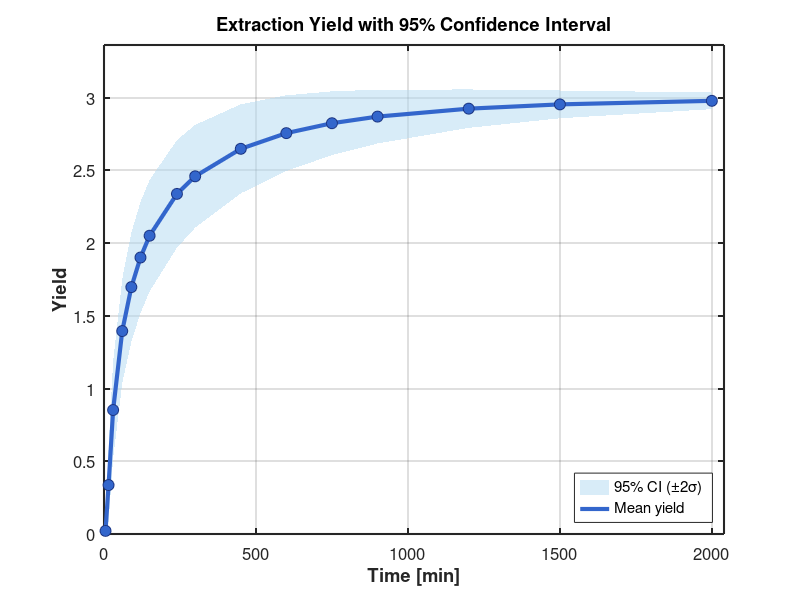
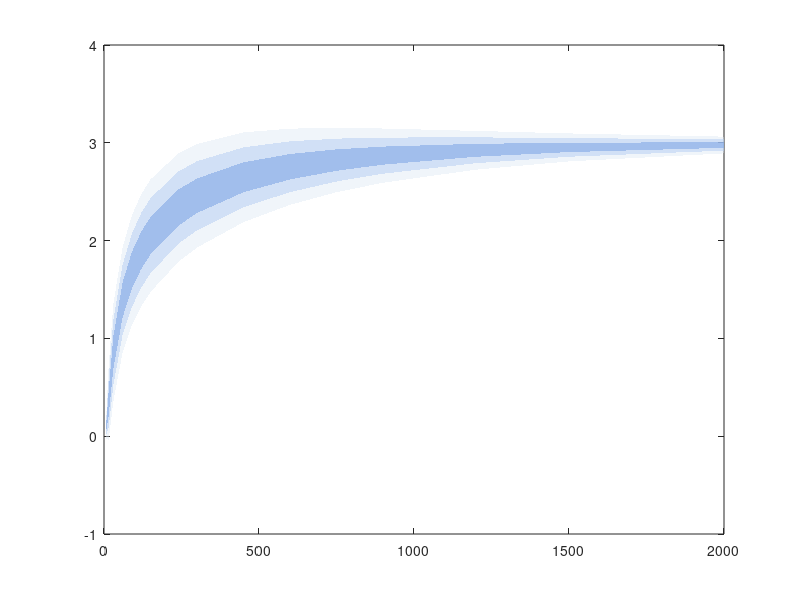

MATLAB code to generate these figures, in order: (Note: this script raises an error after producing the figures.)
% Plot Yield vs Time with Time-Varying Confidence Bounds
% This script creates professional plots showing extraction yield evolution
% with shaded confidence intervals based on time-varying standard deviation

clear; close all; clc;

%% Data Entry
% Time points [min]
time = [5, 15, 30, 60, 90, 120, 150, 240, 300, 450, 600, 750, 900, 1200, 1500, 2000]';

% Mean yield
mean_yield = [0.0213, 0.3364, 0.8522, 1.3949, 1.6970, 1.9004, 2.0502, ...
              2.3378, 2.4585, 2.6475, 2.7553, 2.8234, 2.8689, 2.9235, ...
              2.9529, 2.9773]';

% Standard deviation
std_yield = [0.0125, 0.1262, 0.1667, 0.1794, 0.1874, 0.1911, 0.1918, ...
             0.1849, 0.1767, 0.1530, 0.1299, 0.1096, 0.0924, 0.0660, ...
             0.0477, 0.0286]';

%% Calculate confidence bounds
% Using ±1σ (68% confidence)
upper_1sigma = mean_yield + std_yield;
lower_1sigma = mean_yield - std_yield;

% Using ±2σ (95% confidence)
upper_2sigma = mean_yield + 2*std_yield;
lower_2sigma = mean_yield - 2*std_yield;

% Using ±3σ (99.7% confidence)
upper_3sigma = mean_yield + 3*std_yield;
lower_3sigma = mean_yield - 3*std_yield;

%% Figure 1: Single confidence bound (2σ)
figure('Position', [100, 100, 1000, 600]);

% Create filled area for confidence bounds
fill([time; flipud(time)], [upper_2sigma; flipud(lower_2sigma)], ...
    [0.7 0.85 0.95], 'EdgeColor', 'none', 'FaceAlpha', 0.5); hold on;

% Plot mean yield curve
plot(time, mean_yield, 'b-', 'LineWidth', 3, 'Color', [0.2 0.4 0.8]);
plot(time, mean_yield, 'bo', 'MarkerSize', 8, 'MarkerFaceColor', [0.2 0.4 0.8], ...
    'MarkerEdgeColor', [0.1 0.2 0.5]);

% Formatting
xlabel('Time [min]', 'FontSize', 14, 'FontWeight', 'bold');
ylabel('Yield', 'FontSize', 14, 'FontWeight', 'bold');
title('Extraction Yield with 95% Confidence Interval', 'FontSize', 16, 'FontWeight', 'bold');
legend('95% CI (±2\sigma)', 'Mean yield', 'Location', 'southeast', 'FontSize', 12);
grid on;
set(gca, 'FontSize', 12, 'LineWidth', 1.5);
xlim([0, max(time)*1.02]);
ylim([0, max(upper_2sigma)*1.1]);

%% Figure 2: Multiple confidence levels
figure('Position', [120, 120, 1000, 600]);

% Plot 3σ (outermost, lightest)
fill([time; flipud(time)], [upper_3sigma; flipud(lower_3sigma)], ...
    [0.85 0.9 0.95], 'EdgeColor', 'none', 'FaceAlpha', 0.4); hold on;

% Plot 2σ (middle)
fill([time; flipud(time)], [upper_2sigma; flipud(lower_2sigma)], ...
    [0.7 0.8 0.95], 'EdgeColor', 'none', 'FaceAlpha', 0.5);

% Plot 1σ (innermost, darkest)
fill([time; flipud(time)], [upper_1sigma; flipud(lower_1sigma)], ...
    [0.5 0.65 0.9], 'EdgeColor', 'none', 'FaceAlpha', 0.6);

% Plot mean yield curve
yyaxis left
plot(time, mean_yield, 'b-', 'LineWidth', 3, 'Color', [0.1 0.3 0.7]);
plot(time, mean_yield, 'bo', 'MarkerSize', 8, 'MarkerFaceColor', [0.1 0.3 0.7], ...
    'MarkerEdgeColor', [0.05 0.15 0.4])

% Formatting
xlabel('Time [min]', 'FontSize', 14, 'FontWeight', 'bold');
ylabel('Yield', 'FontSize', 14, 'FontWeight', 'bold');

xlim([0, max(time)*1.02]);
ylim([0, max(upper_3sigma)*1.1]);

yyaxis right
plot(time, std_yield, 'k', 'LineWidth', 3)
ylabel('$\sigma$', 'FontSize', 14, 'FontWeight', 'bold');

%title('Extraction Yield with Multiple Confidence Levels', 'FontSize', 16, 'FontWeight', 'bold');
legend('99.7% CI', '95% CI', '68% CI', ...
    'Mean yield', '$\sigma$' ,'Location', 'best', 'FontSize', 11); legend box off;
grid on;
set(gca, 'FontSize', 12, 'LineWidth', 1.5);

%% Figure 3: Log time scale
figure('Position', [140, 140, 1000, 600]);

% Create filled area for confidence bounds (2σ)
fill([time; flipud(time)], [upper_2sigma; flipud(lower_2sigma)], ...
    [0.7 0.85 0.95], 'EdgeColor', 'none', 'FaceAlpha', 0.5); hold on;

% Plot mean yield curve
plot(time, mean_yield, 'b-', 'LineWidth', 3, 'Color', [0.2 0.4 0.8]);
plot(time, mean_yield, 'bo', 'MarkerSize', 8, 'MarkerFaceColor', [0.2 0.4 0.8], ...
    'MarkerEdgeColor', [0.1 0.2 0.5]);

% Formatting
xlabel('Time [min]', 'FontSize', 14, 'FontWeight', 'bold');
ylabel('Yield', 'FontSize', 14, 'FontWeight', 'bold');
title('Extraction Yield (Log Time Scale)', 'FontSize', 16, 'FontWeight', 'bold');
legend('95% CI (±2\sigma)', 'Mean yield', 'Location', 'southeast', 'FontSize', 12);
grid on;
set(gca, 'XScale', 'log', 'FontSize', 12, 'LineWidth', 1.5);
xlim([min(time)*0.8, max(time)*1.2]);
ylim([0, max(upper_2sigma)*1.1]);

%% Figure 4: Yield and uncertainty evolution (dual plot)
figure('Position', [160, 160, 1200, 900]);

% Top panel: Yield with confidence bounds
subplot(2,1,1)
fill([time; flipud(time)], [upper_2sigma; flipud(lower_2sigma)], ...
    [0.7 0.85 0.95], 'EdgeColor', 'none', 'FaceAlpha', 0.5); hold on;
plot(time, mean_yield, 'b-', 'LineWidth', 3, 'Color', [0.2 0.4 0.8]);
plot(time, mean_yield, 'bo', 'MarkerSize', 8, 'MarkerFaceColor', [0.2 0.4 0.8]);
ylabel('Yield', 'FontSize', 13, 'FontWeight', 'bold');
title('Extraction Yield Evolution with Confidence Bounds', 'FontSize', 14, 'FontWeight', 'bold');
legend('95% CI', 'Mean yield', 'Location', 'southeast', 'FontSize', 11);
grid on;
set(gca, 'FontSize', 11, 'LineWidth', 1.5);
xlim([0, max(time)*1.02]);

% Bottom panel: Standard deviation evolution
subplot(2,1,2)
area(time, std_yield, 'FaceColor', [0.9 0.5 0.4], 'FaceAlpha', 0.6, 'EdgeColor', 'none'); hold on;
plot(time, std_yield, 'r-', 'LineWidth', 2.5, 'Color', [0.7 0.2 0.2]);
plot(time, std_yield, 'ro', 'MarkerSize', 7, 'MarkerFaceColor', [0.8 0.3 0.3]);
xlabel('Time [min]', 'FontSize', 13, 'FontWeight', 'bold');
ylabel('Standard Deviation', 'FontSize', 13, 'FontWeight', 'bold');
title('Time-Varying Uncertainty', 'FontSize', 14, 'FontWeight', 'bold');
grid on;
set(gca, 'FontSize', 11, 'LineWidth', 1.5);
xlim([0, max(time)*1.02]);
ylim([0, max(std_yield)*1.1]);

%% Figure 5: Coefficient of variation
figure('Position', [180, 180, 1000, 600]);

% Calculate coefficient of variation (CV = std/mean * 100%)
CV = 100 * std_yield ./ mean_yield;

% Create dual y-axis plot
yyaxis left
fill([time; flipud(time)], [upper_2sigma; flipud(lower_2sigma)], ...
    [0.7 0.85 0.95], 'EdgeColor', 'none', 'FaceAlpha', 0.4); hold on;
plot(time, mean_yield, 'b-', 'LineWidth', 3, 'Color', [0.2 0.4 0.8]);
plot(time, mean_yield, 'bo', 'MarkerSize', 8, 'MarkerFaceColor', [0.2 0.4 0.8]);
ylabel('Yield', 'FontSize', 13, 'FontWeight', 'bold');
set(gca, 'YColor', [0.2 0.4 0.8]);

yyaxis right
plot(time, CV, 'r-', 'LineWidth', 2.5, 'Color', [0.8 0.2 0.2]);
plot(time, CV, 'rs', 'MarkerSize', 7, 'MarkerFaceColor', [0.8 0.3 0.3]);
ylabel('Coefficient of Variation [%]', 'FontSize', 13, 'FontWeight', 'bold');
set(gca, 'YColor', [0.8 0.2 0.2]);

% Formatting
xlabel('Time [min]', 'FontSize', 13, 'FontWeight', 'bold');
title('Yield and Relative Uncertainty', 'FontSize', 14, 'FontWeight', 'bold');
legend('95% CI', 'Mean yield', 'CV%', 'Location', 'northeast', 'FontSize', 11);
grid on;
set(gca, 'FontSize', 11, 'LineWidth', 1.5);
xlim([0, max(time)*1.02]);

%% Figure 6: Publication-quality plot (minimalist design)
figure('Position', [200, 200, 1000, 700]);

% Very light confidence band
fill([time; flipud(time)], [upper_2sigma; flipud(lower_2sigma)], ...
    [0.8 0.9 0.98], 'EdgeColor', [0.6 0.75 0.9], 'LineWidth', 1, 'FaceAlpha', 0.6); hold on;

% Plot mean yield with smooth interpolation for visualization
time_interp = linspace(min(time), max(time), 200)';
mean_interp = interp1(time, mean_yield, time_interp, 'pchip');
plot(time_interp, mean_interp, '-', 'LineWidth', 2.5, 'Color', [0.15 0.35 0.75]);

% Overlay actual data points
plot(time, mean_yield, 'o', 'MarkerSize', 9, 'MarkerFaceColor', [0.15 0.35 0.75], ...
    'MarkerEdgeColor', [1 1 1], 'LineWidth', 1.5);

% Formatting
xlabel('Time [min]', 'FontSize', 14, 'FontWeight', 'bold');
ylabel('Yield', 'FontSize', 14, 'FontWeight', 'bold');
title('Supercritical Fluid Extraction Yield Profile', 'FontSize', 15, 'FontWeight', 'bold');
legend('95% Confidence Interval', 'Yield curve', 'Experimental data', ...
    'Location', 'southeast', 'FontSize', 12, 'Box', 'off');
grid on;
box on;
set(gca, 'FontSize', 12, 'LineWidth', 1.5, 'GridAlpha', 0.3);
xlim([0, max(time)*1.02]);
ylim([0, max(upper_2sigma)*1.1]);

%% Figure 7: Comprehensive dashboard
figure('Position', [220, 100, 1400, 900]);

% Panel 1: Main yield plot
subplot(2,3,[1,2,4,5])
fill([time; flipud(time)], [upper_2sigma; flipud(lower_2sigma)], ...
    [0.7 0.85 0.95], 'EdgeColor', 'none', 'FaceAlpha', 0.5); hold on;
plot(time, mean_yield, 'b-', 'LineWidth', 3.5, 'Color', [0.2 0.4 0.8]);
plot(time, mean_yield, 'bo', 'MarkerSize', 10, 'MarkerFaceColor', [0.2 0.4 0.8], ...
    'MarkerEdgeColor', [0.1 0.2 0.5], 'LineWidth', 2);
xlabel('Time [min]', 'FontSize', 13, 'FontWeight', 'bold');
ylabel('Yield', 'FontSize', 13, 'FontWeight', 'bold');
title('Extraction Yield with 95% Confidence Interval', 'FontSize', 14, 'FontWeight', 'bold');
legend('95% CI', 'Mean yield', 'Location', 'southeast', 'FontSize', 12);
grid on;
set(gca, 'FontSize', 12, 'LineWidth', 1.5);
xlim([0, max(time)*1.02]);

% Panel 2: Standard deviation
subplot(2,3,3)
bar(time, std_yield, 'FaceColor', [0.8 0.3 0.3], 'EdgeColor', 'none', 'FaceAlpha', 0.7);
xlabel('Time [min]', 'FontSize', 11, 'FontWeight', 'bold');
ylabel('\sigma', 'FontSize', 11, 'FontWeight', 'bold');
title('Standard Deviation', 'FontSize', 12, 'FontWeight', 'bold');
grid on;
set(gca, 'FontSize', 10);
xlim([0, max(time)*1.1]);

% Panel 3: Coefficient of variation
subplot(2,3,6)
CV = 100 * std_yield ./ mean_yield;
plot(time, CV, 'r-o', 'LineWidth', 2.5, 'MarkerSize', 7, ...
    'MarkerFaceColor', [0.8 0.3 0.3], 'Color', [0.7 0.2 0.2]);
xlabel('Time [min]', 'FontSize', 11, 'FontWeight', 'bold');
ylabel('CV [%]', 'FontSize', 11, 'FontWeight', 'bold');
title('Relative Uncertainty', 'FontSize', 12, 'FontWeight', 'bold');
grid on;
set(gca, 'FontSize', 10);
xlim([0, max(time)*1.02]);

%% Figure 8: Extraction rate with uncertainty
figure('Position', [240, 120, 1000, 600]);

% Calculate extraction rate (derivative of yield)
dt = diff(time);
dyield = diff(mean_yield);
rate = dyield ./ dt;
time_rate = time(1:end-1) + dt/2;  % Midpoint times

% Propagate uncertainty for rate (simplified)
dstd = diff(std_yield);
rate_std = sqrt((std_yield(1:end-1)./dt).^2 + (std_yield(2:end)./dt).^2);

% Plot rate with confidence bounds
upper_rate = rate + 2*rate_std;
lower_rate = rate - 2*rate_std;
lower_rate(lower_rate < 0) = 0;  % Rate cannot be negative

fill([time_rate; flipud(time_rate)], [upper_rate; flipud(lower_rate)], ...
    [0.9 0.7 0.5], 'EdgeColor', 'none', 'FaceAlpha', 0.5); hold on;
plot(time_rate, rate, 'r-', 'LineWidth', 3, 'Color', [0.8 0.3 0.2]);
plot(time_rate, rate, 'ro', 'MarkerSize', 8, 'MarkerFaceColor', [0.8 0.3 0.2]);

xlabel('Time [min]', 'FontSize', 14, 'FontWeight', 'bold');
ylabel('Extraction Rate [yield/min]', 'FontSize', 14, 'FontWeight', 'bold');
title('Extraction Rate with Uncertainty', 'FontSize', 16, 'FontWeight', 'bold');
legend('95% CI', 'Rate', 'Location', 'northeast', 'FontSize', 12);
grid on;
set(gca, 'FontSize', 12, 'LineWidth', 1.5);
xlim([0, max(time)*1.02]);

%% Print summary statistics
fprintf('\n========================================\n');
fprintf('YIELD CURVE STATISTICS\n');
fprintf('========================================\n\n');

fprintf('Time Point Analysis:\n');
fprintf('%-10s %-12s %-12s %-12s %-12s %-12s\n', ...
    'Time[min]', 'Yield', 'Std Dev', 'CV[%]', 'Lower95', 'Upper95');
fprintf('%-10s %-12s %-12s %-12s %-12s %-12s\n', ...
    '--------', '-----', '-------', '-----', '-------', '-------');
for i = 1:length(time)
    fprintf('%-10d %-12.4f %-12.4f %-12.2f %-12.4f %-12.4f\n', ...
        time(i), mean_yield(i), std_yield(i), CV(i), lower_2sigma(i), upper_2sigma(i));
end

fprintf('\n\nKey Statistics:\n');
fprintf('Initial yield (t=5 min): %.4f ± %.4f\n', mean_yield(1), std_yield(1));
fprintf('Final yield (t=2000 min): %.4f ± %.4f\n', mean_yield(end), std_yield(end));
fprintf('Maximum std deviation: %.4f at t=%d min\n', max(std_yield), time(std_yield==max(std_yield)));
fprintf('Minimum std deviation: %.4f at t=%d min\n', min(std_yield), time(std_yield==min(std_yield)));
fprintf('Maximum CV: %.2f%% at t=%d min\n', max(CV), time(CV==max(CV)));
fprintf('Minimum CV: %.2f%% at t=%d min\n', min(CV), time(CV==min(CV)));

fprintf('\nUncertainty Characteristics:\n');
fprintf('Std deviation peaks at t=150 min (σ=%.4f)\n', max(std_yield));
fprintf('Uncertainty decreases %d%% from peak to final (σ: %.4f → %.4f)\n', ...
    round(100*(max(std_yield)-std_yield(end))/max(std_yield)), max(std_yield), std_yield(end));
fprintf('CV decreases from %.1f%% (t=5) to %.1f%% (t=2000)\n', CV(1), CV(end));

fprintf('\n========================================\n');

%% Save figures
% Uncomment to save
% print(1, 'yield_confidence_95', '-dpng', '-r300');
% print(2, 'yield_multiple_confidence', '-dpng', '-r300');
% print(3, 'yield_logtime', '-dpng', '-r300');
% print(4, 'yield_uncertainty_dual', '-dpng', '-r300');
% print(5, 'yield_coefficient_variation', '-dpng', '-r300');
% print(6, 'yield_publication_quality', '-dpng', '-r300');
% print(7, 'yield_dashboard', '-dpng', '-r300');
% print(8, 'extraction_rate_uncertainty', '-dpng', '-r300');

fprintf('\nVisualization complete! Generated 8 comprehensive yield plots.\n');
